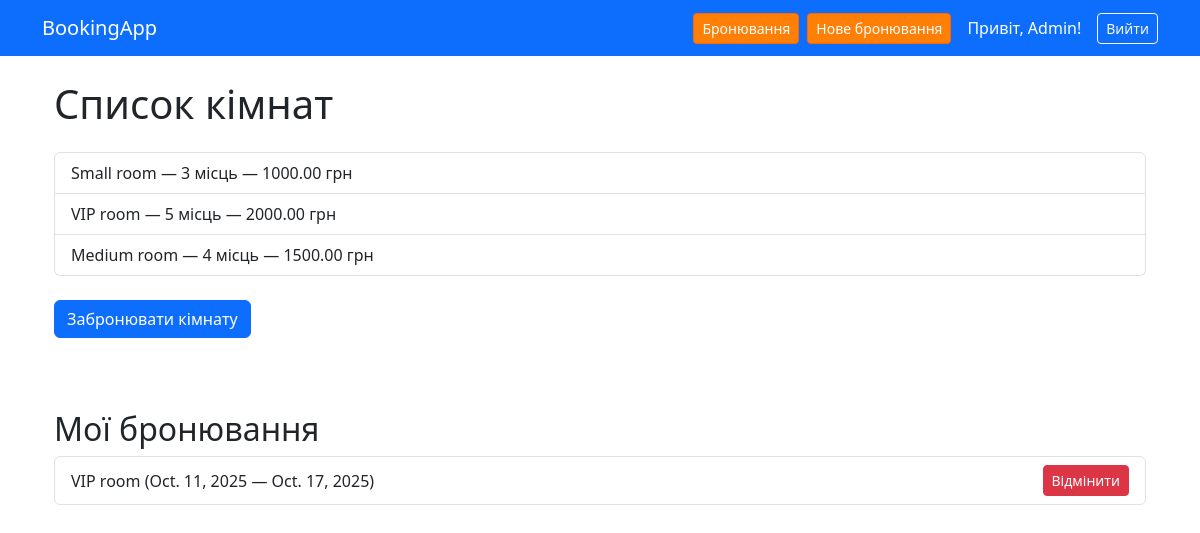
The app's page /rooms/ (signed in) with its own data.
### booking_app/models.py (models this page shows, shortened)
class Room(models.Model):
    name = models.CharField(max_length=200)
    capacity = models.IntegerField()
    price_per_night = models.DecimalField(max_digits=8, decimal_places=2)

class Booking(models.Model):
    customer = models.ForeignKey(Customer, on_delete=models.CASCADE)
    room = models.ForeignKey(Room, on_delete=models.CASCADE)
    check_in = models.DateField()
    check_out = models.DateField()

### booking_app/views.py (the view)
# urls.py: path("rooms/", views.room_list, name="room_list"),
@login_required
def room_list(request):
    rooms = Room.objects.all()
    user_bookings = Booking.objects.filter(customer__user=request.user)
    return render(request, "room_list.html", {
        "rooms": rooms,
        "user_bookings": user_bookings
    })

### booking_app/templates/room_list.html (shortened to what this page needs)
{% extends "base.html" %}
{% block content %}
<div class="container mt-4">
    <h1 class="mb-4">Список кімнат</h1>
    <ul class="list-group mb-4">
      {% for room in rooms %}
        <li class="list-group-item">
          {{ room.name }} — {{ room.capacity }} місць — {{ room.price_per_night }} грн
        </li>
      {% endfor %}
    </ul>
    <a class="btn btn-primary mb-5" href="{% url 'create_booking' %}">Забронювати кімнату</a>
    <h2 class="mt-4">Мої бронювання</h2>
    <ul class="list-group">
      {% for booking in user_bookings %}
        <li class="list-group-item d-flex justify-content-between align-items-center">
          {{ booking.room.name }} ({{ booking.check_in }} — {{ booking.check_out }})
          <a href="{% url 'cancel_booking' booking.id %}" class="btn btn-danger btn-sm">Відмінити</a>
        </li>
      {% empty %}
        <li class="list-group-item text-muted">У вас немає активних бронювань</li>
      {% endfor %}
    </ul>
</div>
{% endblock %}

### booking_app/templates/base.html (shortened to what this page needs)
{% load static %}
<!DOCTYPE html>
<html lang="uk">
<head>
    <link href="https://cdn.jsdelivr.net/npm/bootstrap@5.3.2/dist/css/bootstrap.min.css" rel="stylesheet">
    <link rel="stylesheet" href="{% static 'css/custom.css' %}">
</head>
<body>
<nav class="navbar navbar-expand-lg navbar-dark bg-primary">
  <div class="container">
    <a class="navbar-brand" href="{% url 'room_list' %}">BookingApp</a>
    <div class="d-flex align-items-center gap-2">
      <a class="btn btn-light btn-sm" href="{% url 'booking_list' %}">Бронювання</a>
      <a class="btn btn-light btn-sm" href="{% url 'create_booking' %}">Нове бронювання</a>
      {% if user.is_authenticated %}
        <span class="text-white ms-2">Привіт, {{ user.username }}!</span>
        <a class="btn btn-outline-light btn-sm ms-2" href="{% url 'logout' %}">Вийти</a>
      {% else %}
        <a class="btn btn-outline-light btn-sm" href="{% url 'login' %}">Увійти</a>
        <a class="btn btn-outline-light btn-sm" href="{% url 'register' %}">Реєстрація</a>
      {% endif %}
    </div>
  </div>
</nav>
<div class="container mt-4">
    {% block content %}{% endblock %}
</div>
</body>
</html>

### static/css/custom.css (style rules this page uses)
.navbar .btn-light { background-color: #ff7f07; color: white; border-color: #ff6600; }

### records on screen
Room: name "Small room", capacity "3", price_per_night "1000.00"
Room: name "VIP room", capacity "5", price_per_night "2000.00"
Room: name "Medium room", capacity "4", price_per_night "1500.00"
Booking: room.name "VIP room", check_in "Oct. 11, 2025", check_out "Oct. 17, 2025"

### other values on screen
{{ user.username }} "Admin"
